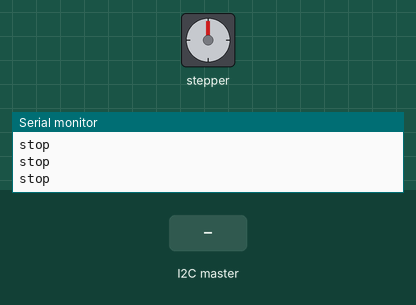
Recording of a sketch running on a simulated Arduino Uno, built with avr-gcc and run on an emulated ATmega328P. Parts: stepper motor, the last lines printed to the serial monitor. The inputs (shaded band) are chosen by the test bench. Stepper angles assume 2049 steps per turn.

Above: at 1.2 s.
1.3 s: the I2C master sends the byte 1
At 1.76 s:
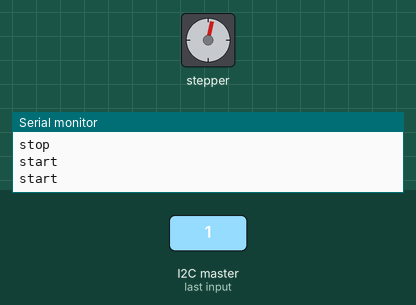
4.3 s: the I2C master sends the byte 0
At 4.8 s:
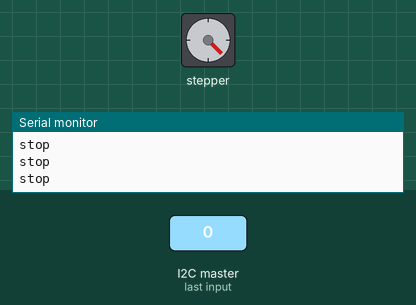
6.0 s: the I2C master sends the byte 1
At 6.48 s:
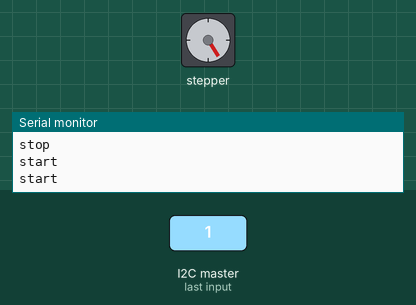
12.0 s: the I2C master sends the byte 2
At 13.4 s:
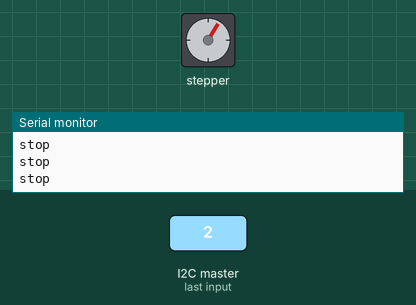
Timing chart, 0 to 15.0 s (numbered marks = the images above; inputs shaded):
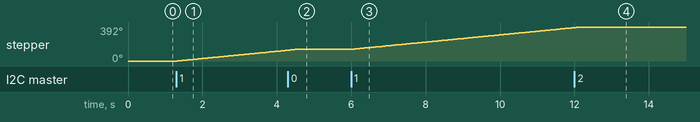

The sketch:

No.2.ino
```cpp
#include <Stepper.h>
#include <Wire.h>

const int setp = 2049;
const int pin1 = 7;
const int pin2 = 8;
const int pin3 = 9;
const int pin4 = 10;
Stepper left_stepper( setp, pin1, pin2, pin3, pin4);

void setup(){
	Serial.begin(9600);

	Wire.begin(1);
	Wire.onReceive(status);

	left_stepper.setSpeed(7);

	Serial.println("Start left_stepper");
}

char val;
int stus = 2;

void loop(){
	if(stus == 1){
		Serial.println("start");
		left_stepper.step(77);
	}else{
		Serial.println("stop");
	}
}

void status(){

	if(Wire.available()){
		val = Wire.read();

		stus = val;
	}
}
```

Measured:
- after the input at 1.3 s, stepper: keeps turning clockwise at about 42°/s, starting at once
- after the input at 4.3 s, stepper: goes on until 4.5 s, then stays 135°
- after the input at 6.0 s, stepper: keeps turning clockwise at about 42°/s, starting at once
- after the input at 12.0 s, stepper: goes on until 12.2 s, then stays 392°
